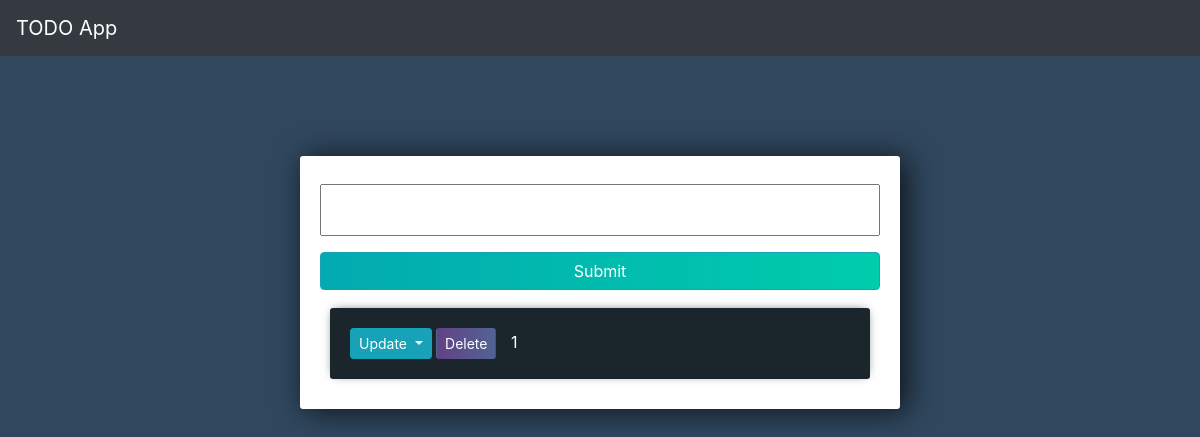
The app's page /, older data.
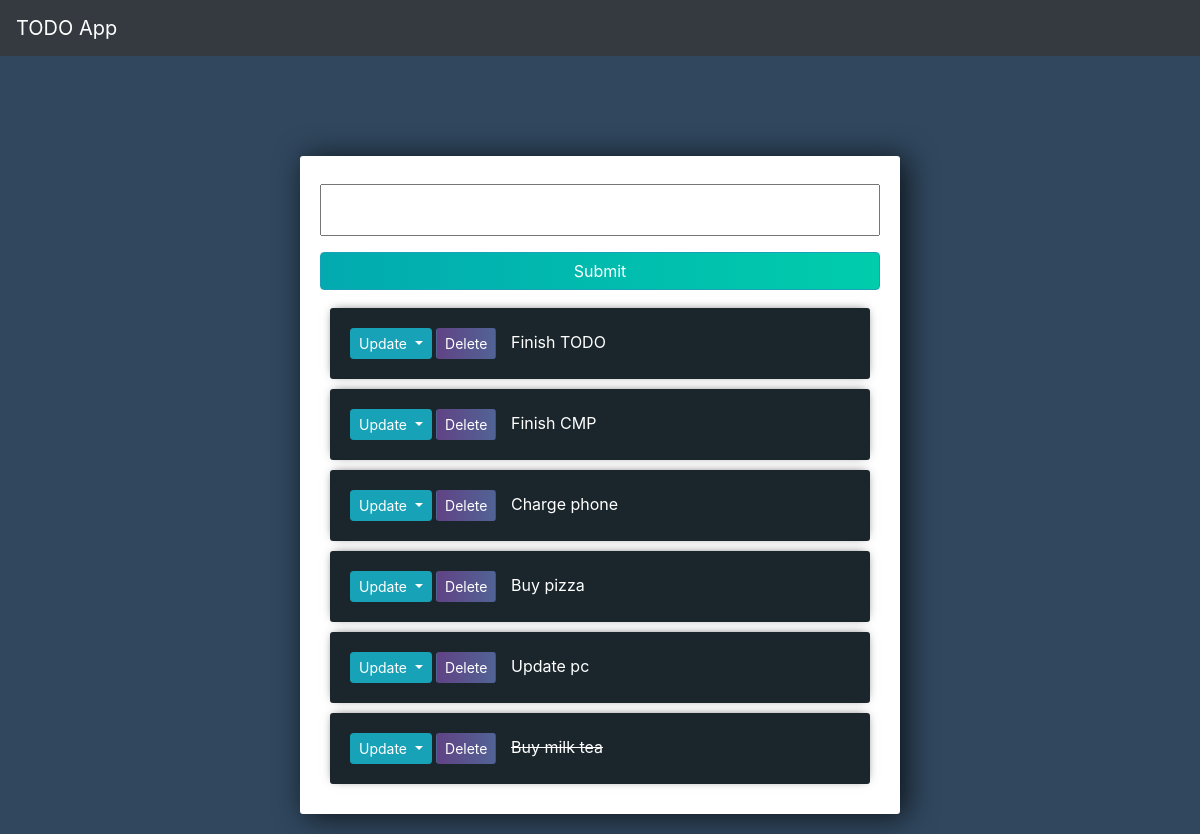
The same page, newer data.
### tasks/models.py (models this page shows)
class Task(models.Model):
	title = models.CharField(max_length = 200)
	complete = models.BooleanField(default = False)
	created = models.DateTimeField(auto_now_add = True)
	def __str__(self):
		return self.title

### tasks/views.py (the view)
# urls.py: path('',views.index, name = 'list'),
def index(request):
	tasks = Task.objects.all()
	form = TaskForm()
	if request.method == 'POST':
		form = TaskForm(request.POST)
		if form.is_valid():
			form.save()
		return redirect('/')
	context = {'tasks' : tasks, 'form' : form}
	return render(request,'tasks/list.html', context)

### tasks/forms.py
class TaskForm(forms.ModelForm):
	class Meta:
		model = Task
		fields = '__all__'

### tasks/templates/tasks/list.html (shortened to what this page needs)
{% extends 'tasks/main.html' %}
{% block content %}
<div class="center-column boxbody">
    <form method="POST" action="/" >
        {% csrf_token %} {{form.title}}
        <input class="btn btn-info submit" type="submit" name="Create Task" >
    </form>
    <div class="todo-list">
        {% for task in tasks %}
        <div class="item-row">
            <div class="dropdown">
                <button class="btn btn-secondary btn-sm dropdown-toggle btn-info" type="button" id="dropdownMenuButton" data-toggle="dropdown" aria-haspopup="true" aria-expanded="false">
                    Update
                </button>
                 <a class="btn btn-sm btn-delete " href="{% url 'delete_task' task.id %}">Delete</a>
                {% if task.complete == True %}
                    <strike>{{task}}</strike>
                {% else %}
                    <span>{{task}}</span>
                {% endif %}
            </div>
        </div>
        {% endfor %}
    </div>
</div>
{% endblock content %}

### tasks/templates/tasks/main.html (shortened to what this page needs)
{% load static %}
<!DOCTYPE html>
<html>
<head>
    <link rel="stylesheet" href="https://stackpath.bootstrapcdn.com/bootstrap/4.3.1/css/bootstrap.min.css">
    <link rel="stylesheet" type="text/css" href="{% static '/css/style.css' %}">
</head>
<body>
 {% include 'tasks/navbar.html' %}
    {% block content %} {% endblock content %}
</body>
</html>

### tasks/templates/tasks/navbar.html
{% load static %}
<nav class="navbar navbar-dark bg-dark navbar-color">
  <a class="navbar-brand" href="#">
    TODO App
  </a>
</nav>

### tasks/static/css/style.css (style rules this page uses)
body { background-color: #30475e; }
input { width: 100%; padding: 12px 20px; margin: 8px 0; box-sizing: border-box; }
input::placeholder { color: #d3d3d3; }
.submit { background-color: #d8b9c3; background: linear-gradient(to right, #02aab0, #00cdac); }
.center-column { width: 600px; margin: 20px auto; padding: 20px; background-color: #fff; border-radius: 3px; box-shadow: 6px 2px 30px 0px rgba(0, 0, 0, 0.75); }
.item-row { background-color: #1b262c; margin: 10px; padding: 20px; border-radius: 3px; color: #fff; font-size: 16px; box-shadow: 0px -1px 10px -4px rgba(0, 0, 0, 0.75); }
.btn-delete { color: white; background-color: #ea9085; background: linear-gradient(to right, #614385 , #516395); margin-right: 10px; }
.boxbody { margin-top: 100px; }
.navbar-color { color: #f8f3eb; }

Row changes from the older to the newer data that the page shows:
removed Task: title "1"
added Task: title "Finish TODO"
added Task: title "Finish CMP"
added Task: title "Charge phone"
added Task: title "Buy pizza"
added Task: title "Update pc"
added Task: title "Buy milk tea"
